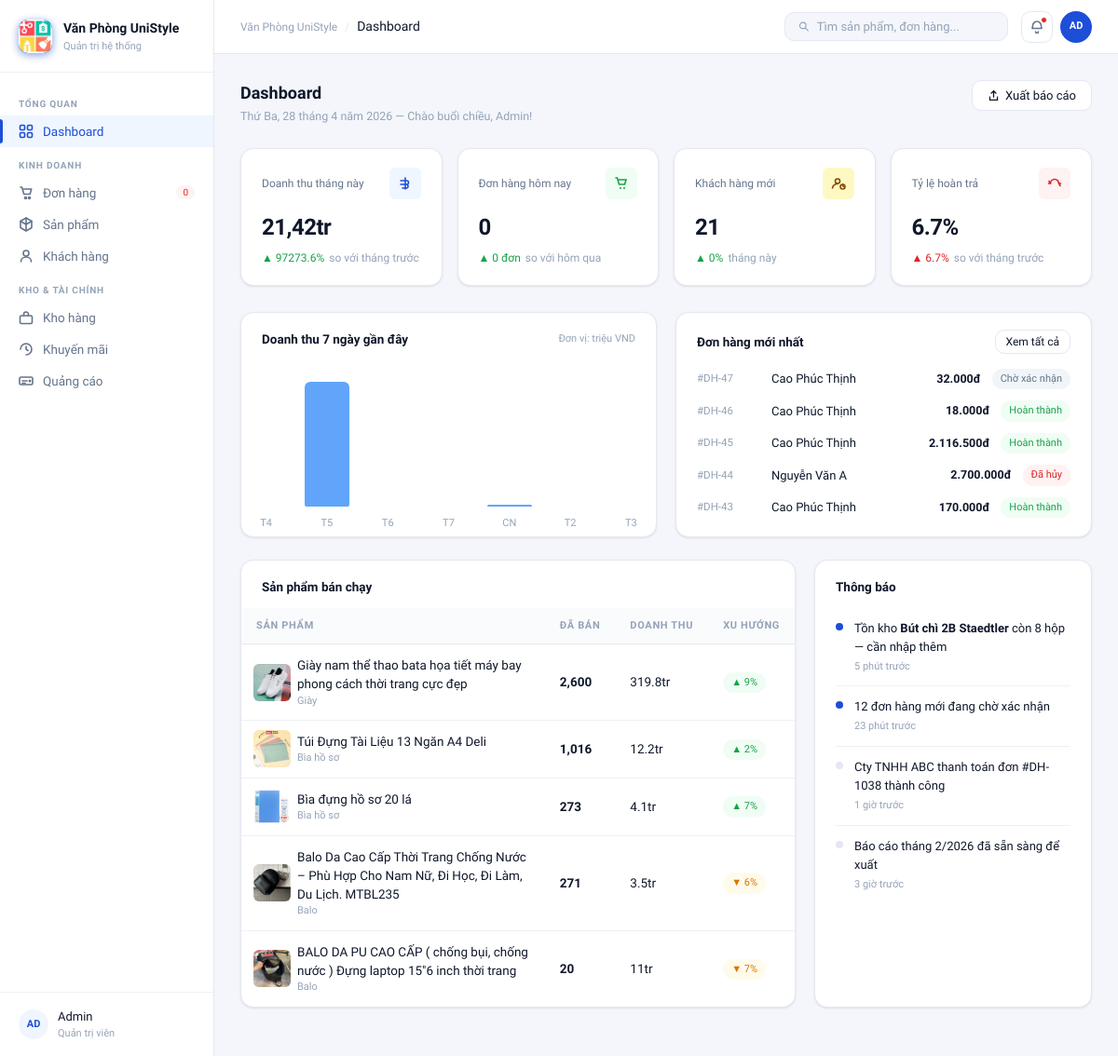
The app's page /admin/index.php with its own data.
### tables this page shows
CREATE TABLE `dathang` (
  `madh` int NOT NULL,
  `makh` int DEFAULT NULL,
  `ngaydat` date DEFAULT NULL,
  `tongtien` decimal(12,2) DEFAULT NULL,
  `trangthai` varchar(50) DEFAULT NULL
);

CREATE TABLE `khachhang` (
  `makh` int NOT NULL,
  `tenkh` varchar(100) DEFAULT NULL,
  `diachi` varchar(200) DEFAULT NULL,
  `sdt` varchar(15) DEFAULT NULL,
  `tendangnhap` varchar(50) DEFAULT NULL,
  `matkhau` varchar(100) DEFAULT NULL,
  `email` varchar(100) DEFAULT NULL,
  `gioitinh` varchar(10) DEFAULT NULL,
  `ngaysinh` date DEFAULT NULL,
  `avatar` varchar(255) DEFAULT NULL,
  `ngay_dangky` datetime DEFAULT CURRENT_TIMESTAMP,
  `loai` enum('Cá nhân','Doanh nghiệp','VIP') DEFAULT 'Cá nhân'
);

CREATE TABLE `sanpham` (
  `MaSP` int NOT NULL,
  `TenSP` varchar(200) DEFAULT NULL,
  `GiaBan` decimal(10,2) DEFAULT NULL,
  `SoLuongTon` int DEFAULT NULL,
  `Hinh` varchar(255) DEFAULT NULL,
  `MoTa` text,
  `madanhmuc` int DEFAULT NULL,
  `mathuonghieu` int DEFAULT NULL,
  `maqtv` int DEFAULT NULL,
  `MaKhuyenMai` int DEFAULT NULL,
  `SoLuongDaBan` int DEFAULT '0',
  `NoiBat` tinyint(1) DEFAULT '0',
  `Rating` int DEFAULT '5',
  `SoLuotDanhGia` int DEFAULT '0'
);

CREATE TABLE `danhmuc` (
  `madanhmuc` int NOT NULL,
  `tendanhmuc` varchar(100) NOT NULL,
  `hinhanh` varchar(255) DEFAULT NULL
);

### includes/helpers.php (called while the page is built)
<?php
function formatVND($tien)
{
    return number_format($tien, 0, ',', '.') . 'đ';
}

### includes/latest_orders.php (shortened to what this page needs)
<?php
require_once __DIR__ . '/../config/db.php';
require_once __DIR__ . '/helpers.php';
$sql = "
    SELECT
        dh.madh,
        dh.tongtien,
        dh.trangthai,
        kh.tenkh
    FROM dathang dh
    LEFT JOIN khachhang kh ON dh.makh = kh.makh
    ORDER BY dh.ngaydat DESC
    LIMIT 5
";
$result = $conn->query($sql);
function getBadgeClass($status)
{
    switch ($status) {
        case 'Hoàn thành':
            return 'badge-green';
        case 'Đã hủy':
            return 'badge-red';
        default:
            return 'badge-gray';
    }
}
?>
<div class="order-list">
    <?php while ($row = $result->fetch_assoc()): ?>
        <div class="order-row">
            <span class="order-id">#DH-<?= $row['madh'] ?></span>
            <span class="order-customer"><?= $row['tenkh'] ?? 'Khách lẻ' ?></span>
            <span class="order-amount"><?= formatVND($row['tongtien']) ?></span>
            <span class="badge <?= getBadgeClass($row['trangthai']) ?>">
                <?= $row['trangthai'] ?>
            </span>
        </div>
    <?php endwhile; ?>
</div>

### includes/top_products.php
<?php
require_once __DIR__ . '/../config/db.php';
$sql = "
    SELECT
        sp.masp,
        sp.tensp,
        sp.Hinh,
        dm.tendanhmuc,
        SUM(ct.soluong) AS da_ban,
        SUM(ct.soluong * ct.dongia) AS doanh_thu
    FROM chitietdathang ct
    JOIN sanpham sp ON ct.masp = sp.masp
    LEFT JOIN danhmuc dm ON sp.madanhmuc = dm.madanhmuc
    JOIN dathang dh ON ct.madh = dh.madh
    WHERE dh.trangthai != 'Hoàn trả'
    GROUP BY sp.masp
    ORDER BY da_ban DESC
    LIMIT 5
";
$result = $conn->query($sql);
function formatTrieu($tien)
{
    return round($tien / 1000000, 1) . 'tr';
}
?>
<tbody>
    <?php while ($row = $result->fetch_assoc()):
        $trend = rand(-10, 15);
        $badge = $trend >= 0 ? 'badge-green' : 'badge-amber';
        $icon  = $trend >= 0 ? '▲' : '▼';
    ?>
        <tr>
            <td>
                <div class="td-flex">
                    <div class="prod-thumb">
                        <img
                            src="../assets/file_anh/San_Pham/<?= isset($row['Hinh']) ? $row['Hinh'] : 'default.png' ?>"
                            alt="<?= $row['tensp'] ?>"
                            style="width:40px;height:40px;object-fit:cover;border-radius:6px;">
                    </div>
                    <div>
                        <div class="prod-name"><?= $row['tensp'] ?></div>
                        <div class="prod-sku"><?= $row['tendanhmuc'] ?? '---' ?></div>
                    </div>
                </div>
            </td>
            <td><strong><?= number_format($row['da_ban']) ?></strong></td>
            <td><?= formatTrieu($row['doanh_thu']) ?></td>
            <td>
                <span class="badge <?= $badge ?>">
                    <?= $icon . ' ' . abs($trend) ?>%
                </span>
            </td>
        </tr>
    <?php endwhile; ?>
</tbody>

### admin/style.css (style rules this page uses)
:root { --sidebar-w: 230px; --header-h: 58px; --accent: #1d4ed8; --accent-hover: #1e40af; --accent-light: #eff6ff; --accent-mid: #bfdbfe; --success: #16a34a; --success-bg: #f0fdf4; --warning: #d97706; --warning-bg: #fffbeb; --danger: #dc2626; --danger-bg: #fef2f2; --info: #0284c7; --info-bg: #f0f9ff; --bg-page: #f4f6fb; --bg-card: #ffffff; --bg-sidebar: #ffffff; --bg-hover: #f8faff; --border: #e5e8f0; --border-light: #eef0f6; --text-primary: #0f172a; --text-secondary: #64748b; --text-muted: #94a3b8; --radius-sm: 6px; --radius-md: 10px; --radius-lg: 14px; --shadow-sm: 0 1px 3px rgba(0, 0, 0, 0.06), 0 1px 2px rgba(0, 0, 0, 0.04); --shadow-md: 0 4px 12px rgba(0, 0, 0, 0.07), 0 2px 4px rgba(0, 0, 0, 0.04); }
*, *::before, *::after { box-sizing: border-box; margin: 0; padding: 0; }
body { font-family: "Be Vietnam Pro", sans-serif; background: var(--bg-page); color: var(--text-primary); font-size: 14px; line-height: 1.5; -webkit-font-smoothing: antialiased; }
tbody td { padding: 12px 16px; font-size: 13.5px; color: var(--text-primary); border-bottom: 1px solid var(--border-light); vertical-align: middle; }
tbody tr:last-child td { border-bottom: none; }
.td-flex { display: flex; align-items: center; gap: 10px; }
.prod-thumb { width: 34px; height: 34px; background: var(--bg-page); border: 1px solid var(--border); border-radius: var(--radius-sm); display: flex; align-items: center; justify-content: center; font-size: 16px; flex-shrink: 0; }
.prod-name { font-weight: 500; font-size: 13.5px; }
.prod-sku { font-size: 11px; color: var(--text-muted); }
.badge { display: inline-flex; align-items: center; padding: 3px 9px; font-size: 11px; font-weight: 500; border-radius: 20px; white-space: nowrap; }
.badge-green { background: var(--success-bg); color: var(--success); }
.badge-red { background: var(--danger-bg); color: var(--danger); }
.badge-amber { background: var(--warning-bg); color: var(--warning); }
.badge-gray { background: #f1f5f9; color: #64748b; }
.order-list { display: flex; flex-direction: column; gap: 12px; }
.order-row { display: flex; align-items: center; gap: 12px; font-size: 13px; }
.order-id { font-size: 11.5px; color: var(--text-muted); font-weight: 500; width: 68px; flex-shrink: 0; }
.order-customer { flex: 1; font-weight: 500; color: var(--text-primary); }
.order-amount { font-weight: 600; color: var(--text-primary); width: 90px; text-align: right; font-family: "Sora", sans-serif; font-size: 12.5px; }

### records on screen
dathang: madh "47", makh.tenkh "Cao Phúc Thịnh", tongtien "32.000đ", trangthai "Chờ xác nhận"
dathang: madh "46", makh.tenkh "Cao Phúc Thịnh", tongtien "18.000đ", trangthai "Hoàn thành"
dathang: madh "45", makh.tenkh "Cao Phúc Thịnh", tongtien "2.116.500đ", trangthai "Hoàn thành"
dathang: madh "44", makh.tenkh "Nguyễn Văn A", tongtien "2.700.000đ", trangthai "Đã hủy"
dathang: madh "43", makh.tenkh "Cao Phúc Thịnh", tongtien "170.000đ", trangthai "Hoàn thành"
sanpham: Hinh (picture), TenSP "Giày nam thể thao bata họa tiết máy bay phong cách thời trang cực đẹp", madanhmuc.tendanhmuc "Giày", da_ban "2,600", doanh_thu "319.8tr"
sanpham: Hinh (picture), TenSP "Túi Đựng Tài Liệu 13 Ngăn A4 Deli", madanhmuc.tendanhmuc "Bìa hồ sơ", da_ban "1,016", doanh_thu "12.2tr"
sanpham: Hinh (picture), TenSP "Bìa đựng hồ sơ 20 lá", madanhmuc.tendanhmuc "Bìa hồ sơ", da_ban "273", doanh_thu "4.1tr"
sanpham: Hinh (picture), TenSP "Balo Da Cao Cấp Thời Trang Chống Nước – Phù Hợp Cho Nam Nữ, Đi Học, Đi Làm, Du Lịch. MTBL235", madanhmuc.tendanhmuc "Balo", da_ban "271", doanh_thu "3.5tr"
sanpham: Hinh (picture), TenSP "BALO DA PU CAO CẤP ( chống bụi, chống nước ) Đựng laptop 15\"6 inch thời trang", madanhmuc.tendanhmuc "Balo", da_ban "20", doanh_thu "11tr"

### other values on screen
$orders_today "0"
$dt_hien_thi "21,42tr"
$dt_icon "▲"
abs($dt_phan_tram) "97273.6"
$dh_hom_nay "0"
$dh_icon "▲"
abs($dh_chenh) "0"
$kh_thang_nay "21"
$kh_icon "▲"
abs($kh_phan_tram) "0"
$ht_ty_le_nay "6.7"
$ht_icon "▲"
abs($ht_chenh) "6.7"
thuVN($date) "T4"
thuVN($date) "T5"
